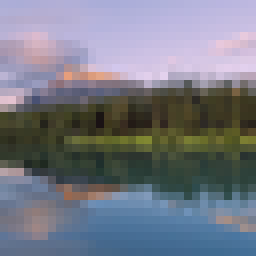
%> input picture matlab/Source pictures/Lake landscape.png, 32 x 32 px, shrunk from 512 x 512 before the run (shown 8 times larger)
$ octave auto_run.m   (GNU Octave 9; MATLAB toolbox functions it lacks are replaced by stand-ins)
%> lines starting %> are read from the running program, lines starting %| are printed output that depends on the picture
### matlab/compression.m
%Extract RGB values from the image, the output is a height X width X 3 array
    RGB = imread("Source pictures/Lake landscape.png");
%> RGB is the input picture: size 32x32x3 uint8; mean R, G, B 117.1, 120.6, 132.1
    %Each individual component is extracted
        r=double(RGB(:,:,1));
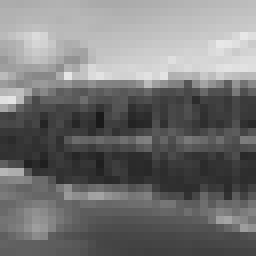
%> r: size 32x32 double (shown 8 times larger); min 26, max 231, mean 117.1
        g=double(RGB(:,:,2));
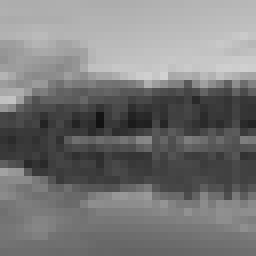
%> g: size 32x32 double (shown 8 times larger); min 18, max 209, mean 120.6
        b=double(RGB(:,:,3));
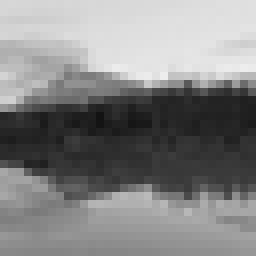
%> b: size 32x32 double (shown 8 times larger); min 19, max 237, mean 132.1
    %Extracts image's dimensions
    image_dim=size(r);
%> image_dim = [32 32]
    height=image_dim(1);
%> height = 32
    width=image_dim(2);
%> width = 32
        %matrix_writing(r,g,b,'rgb.txt');

%Obtain Y, Cb and Cr values by matrix multiplication
    %Y, Cb and Cr are defined as empty matrices
    Y =zeros(image_dim);
    Cb=zeros(image_dim);
    Cr=zeros(image_dim);
    %RGB to YCbCr conversion
    for i=1:1:height
        for j=1:1:width
            Y(i,j) =0.299*r(i,j)+0.587*g(i,j)+0.114*b(i,j);
            Cb(i,j)=-0.1687*r(i,j)-0.3313*g(i,j)+0.5*b(i,j)+128;
            Cr(i,j)=0.5*r(i,j)-0.4187*g(i,j)-0.0813*b(i,j)+128;
        end
    end
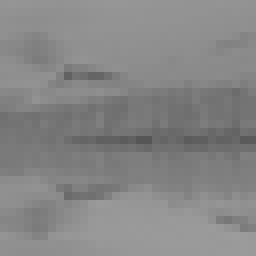
%> Cb: size 32x32 double (shown 8 times larger); min 86.18, max 156.4, mean 134.4
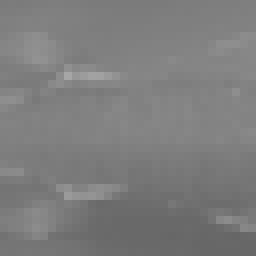
%> Cr: size 32x32 double (shown 8 times larger); min 102.6, max 166.8, mean 125.3
        %matrix_writing(Y,Cb,Cr,'rgb2ycbcr.txt');

%Chroma subsampling
%For subsampling, height must be multiple of 16 and width must be multiple of 32
    sub_mode=1; %Specify subsampling mode here, see called function; if this variable is zero, no subsampling is done
     if (sub_mode~=0)
         [Cb,Cr,hc,wc]=chromasub(Cb,Cr,sub_mode,height,width);
%> hc = 32; wc = 16
     else
         hc=height;
         wc=width;
     end

%Extract 128 to center around zero
    Y=Y-128;
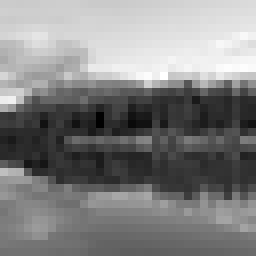
%> Y: size 32x32 double (shown 8 times larger); min -107.4, max 89.57, mean -7.2; drawn with min black and max white
    Cb=Cb-128;
    Cr=Cr-128;
        %matrix_writing(Y,Cb,Cr,'levelshift.txt');

%DCT transform
    for i=1:8:height-7
        for j=1:8:width-7
            Y(i:i+7,j:j+7)=dct_tr(Y(i:i+7,j:j+7));
        end
    end
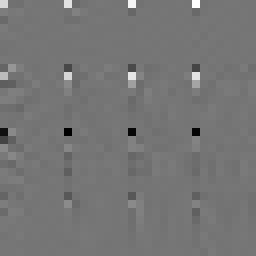
%> Y: size 32x32 double (shown 8 times larger); min -480.6, max 558.1, mean 0.1; drawn with min black and max white
    for i=1:8:(hc-7)
        for j=1:8:(wc-7)
            Cb(i:i+7,j:j+7)=dct_tr(Cb(i:i+7,j:j+7));
            Cr(i:i+7,j:j+7)=dct_tr(Cr(i:i+7,j:j+7));
        end
    end
%> this loop made 4 passes
%> i on passes 2 to 4: 9, 17, 25
        %matrix_writing(Y,Cb,Cr,'dct.txt');

%Quantization (specify a level between 1 and 100 in the numerical parameter of the following function)
    [Y, Cb, Cr, TableY, TableC]=quant(Y,Cb,Cr,50,height,width,hc,wc);
        %matrix_writing(Y,Cb,Cr,'quant.txt');

%Encoding
    bx=1;
    by=1;
    Y_prev_dc=0;
    Cb_prev_dc=0;
    Cr_prev_dc=0;
    %A string is defined for each component at each block, one for DC and
    %one for AC
    Y_code=strings(height/8,width/8);
    Cb_code=strings(hc/8,wc/8);
    Cr_code=strings(hc/8,wc/8);
    Y_dc=strings(height/8,width/8);
    Cb_dc=strings(hc/8,wc/8);
    Cr_dc=strings(hc/8,wc/8);
    %Define row and column vectors in zigzag order
    VecI=[1 1 2 3 2 1 1 2 3 4 5 4 3 2 1 1 2 3 4 5 6 7 6 5 4 3 2 1 1 2 3 4 5 6 7 8 8 7 6 5 4 3 2 3 4 5 6 7 8 8 7 6 5 4 5 6 7 8 8 7 6 7 8 8];
    VecJ=[1 2 1 1 2 3 4 3 2 1 1 2 3 4 5 6 5 4 3 2 1 1 2 3 4 5 6 7 8 7 6 5 4 3 2 1 2 3 4 5 6 7 8 8 7 6 5 4 3 4 5 6 7 8 8 7 6 5 6 7 8 8 7 8];
    for i=1:8:height-7
        for j=1:8:width-7
            %AC
            Y_code(bx,by)=encoding(Y(i:i+7,j:j+7),VecI,VecJ,'y');

            %DC code (first element of each 8x8 block) is coded
            %differentially (each cofficient is the difference between
            %current block's 1st element and previous block's 1st element)
                %Previous to 1st block is zero
            Y_dc(bx,by)=huffman_dc_y(Y_prev_dc,Y(i,j));
            Y_prev_dc=Y(i,j);
            %Writing this data to a .txt file would not be convenient, it's
            %better to view the results in Matlab workspace
            by=by+1;
            if (by>width/8)
                by=1;
            end
        end
        bx=bx+1;
    end

    bx=1;
    by=1;
    for i=1:8:hc-7
        for j=1:8:wc-7
            %AC
            Cb_code(bx,by)=encoding(Cb(i:i+7,j:j+7),VecI,VecJ,'cbcr');
            Cr_code(bx,by)=encoding(Cr(i:i+7,j:j+7),VecI,VecJ,'cbcr');

            Cb_dc(bx,by)=huffman_dc_cbcr(Cb_prev_dc,Cb(i,j));
            Cb_prev_dc=Cb(i,j);
            Cr_dc(bx,by)=huffman_dc_cbcr(Cr_prev_dc,Cr(i,j));
            Cr_prev_dc=Cr(i,j);

            by=by+1;
            if (by>wc/8)
                by=1;
            end
        end
        bx=bx+1;
    end

%File writing (specify desired compressed image file name as the last argument of this function)
    [img_code, img_data]=file_writing(Y_dc,Cb_dc,Cr_dc,Y_code,Cb_code,Cr_code,VecI,VecJ,TableY,TableC,height,width,hc,wc,sub_mode,"photo.jpeg");

% [5 lines of commented-out code are left out]

### matlab/chromasub.m
%Source: https://www.youtube.com/watch?v=kqR8wvMwc5o
function [Cb2,Cr2,hc,wc] = chromasub(Cb,Cr,mode,height,width)
  switch mode
    case 1
        %4:2:2
        hc=height;
        wc=width/2;
        Cb2=zeros(hc,wc);
        Cr2=zeros(hc,wc);
        for i=1:1:hc
           for j=1:1:wc
               Cb2(i,j)=(Cb(i,2*j-1)+Cb(i,2*j))/2;
               Cr2(i,j)=(Cr(i,2*j-1)+Cr(i,2*j))/2;
           end
        end
    case 2
        %4:2:0
        hc=height/2;
        wc=width/2;
        Cb2=zeros(hc,wc);
        Cr2=zeros(hc,wc);
        for i=1:1:hc
           for j=1:1:wc
               Cb2(i,j)=(Cb(2*i-1,2*j-1)+Cb(2*i-1,2*j)+Cb(2*i,2*j-1)+Cb(2*i,2*j))/4;
               Cr2(i,j)=(Cr(2*i-1,2*j-1)+Cr(2*i-1,2*j)+Cr(2*i,2*j-1)+Cr(2*i,2*j))/4;
           end
        end
    case 3
        %4:1:1
        hc=height;
        wc=width/4;
        Cb2=zeros(hc,wc);
        Cr2=zeros(hc,wc);
        for i=1:1:hc
            for j=1:1:wc
                Cb2(i,j)=(Cb(i,4*j-3)+Cb(i,4*j-2)+Cb(i,4*j-1)+Cb(i,4*j))/4;
                Cr2(i,j)=(Cr(i,4*j-3)+Cr(i,4*j-2)+Cr(i,4*j-1)+Cr(i,4*j))/4;
            end
        end
    otherwise
        disp('other value');
  end
end

### matlab/quant.m
function [Y, Cb, Cr, TY, TC] = quant(Y,Cb,Cr,Q,height,width,hc,wc)
%> called with Q = 50, height = 32, width = 32, hc = 32, wc = 16
    %Define standard quantization matrix (50% quality)
    TY_temp = [16 11 10 16 24 40 51 61;
               12 12 14 19 26 58 60 55;
               14 13 16 24 40 57 69 56;
               14 17 22 29 51 87 80 62;
               18 22 37 56 68 109 103 77;
               24 35 55 64 81 104 113 92;
               49 64 78 87 103 121 120 101;
               72 92 95 98 112 100 103 99];
    TC_temp = [17 18 24 47 99 99 99 99;
               18 21 26 66 99 99 99 99;
               24 26 56 99 99 99 99 99;
               47 66 99 99 99 99 99 99;
               99 99 99 99 99 99 99 99;
               99 99 99 99 99 99 99 99;
               99 99 99 99 99 99 99 99;
               99 99 99 99 99 99 99 99];
    %// Determine S
    if (Q < 50)
        S = 5000/Q;
    else
        S = 200 - 2*Q;
    end
    TY = floor((S*TY_temp + 50) / 100);
    TC = floor((S*TC_temp + 50) / 100);
    TY(TY == 0) = 1; % // Prevent divide by 0 error
    TC(TC == 0) = 1; % // Prevent divide by 0 error
    TY(TY > 255) = 255; % // Cap to 255
    TC(TC > 255) = 255; % // Cap to 255

    %Element-wise division

    for i=1:8:height-7
        for j=1:8:width-7
            Y(i:i+7,j:j+7)=round(Y(i:i+7,j:j+7)./TY);
        end
    end
    for i=1:8:hc-7
        for j=1:8:wc-7
            Cb(i:i+7,j:j+7)=round(Cb(i:i+7,j:j+7)./TC);
            Cr(i:i+7,j:j+7)=round(Cr(i:i+7,j:j+7)./TC);
        end
    end
%> `[Y, Cb, Cr, TableY, TableC]=quant(Y,Cb,Cr,50,height,width,hc,wc);`: TableY = [16 11 10 16 24 40 51 61; 12 12 14 19 26 58 60 55; 14 13 16 24 40 57 69 56; 14 17 22 29 51 87 80 62; 18 22 37 56 68 109 103 77; 24 35 55 64 81 104 113 92; 49 64 78 87 103 121 120 101; 72 92 95 98 112 100 103 99]; TableC = [17 18 24 47 99 99 99 99; 18 21 26 66 99 99 99 99; 24 26 56 99 99 99 99 99; 47 66 99 99 99 99 99 99; 99 99 99 99 99 99 99 99; 99 99 99 99 99 99 99 99; 99 99 99 99 99 99 99 99; 99 99 99 99 99 99 99 99]
%> the run ends on the next line
end

### matlab/auto_run.m

for width = 8192 : 2 : 16384
    if mod(log2(width), 1) ~= 0
        continue  % 仅保留 128, 256, 512, ..., 4096
    end

    compression

$ run again, with matlab/Source pictures/Flower landscape.jpeg saved as matlab/Source pictures/Lake landscape.png
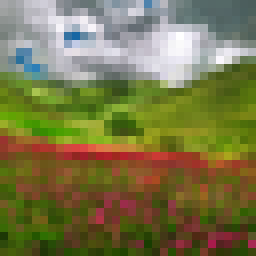
%> input picture matlab/Source pictures/Flower landscape.jpeg, 32 x 32 px, shrunk from 512 x 512 before the run (shown 8 times larger)
%> RGB is the input picture: size 32x32x3 uint8; mean R, G, B 121.4, 118.3, 72.1
%> after the loop `for i=1:1:height`:
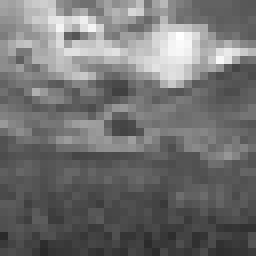
%> Y: size 32x32 double (shown 8 times larger); min 41.48, max 255, mean 114
%> `[Cb,Cr,hc,wc]=chromasub(Cb,Cr,sub_mode,height,width);`: hc = 32; wc = 16
%> after the loop `for i=1:8:height-7`:
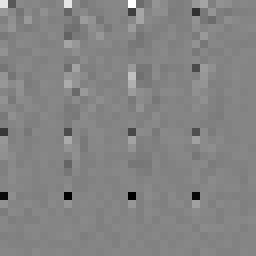
%> Y: size 32x32 double (shown 8 times larger); min -476.3, max 438.6, mean -1.3; drawn with min black and max white
%> the loop `for i=1:8:(hc-7)` made 4 passes
%> i on passes 2 to 4: 9, 17, 25
%> the loop in quant, `for i=1:8:hc-7` made 4 passes
%> TableY = [16 11 10 16 24 40 51 61; 12 12 14 19 26 58 60 55; 14 13 16 24 40 57 69 56; 14 17 22 29 51 87 80 62; 18 22 37 56 68 109 103 77; 24 35 55 64 81 104 113 92; 49 64 78 87 103 121 120 101; 72 92 95 98 112 100 103 99]; TableC = [17 18 24 47 99 99 99 99; 18 21 26 66 99 99 99 99; 24 26 56 99 99 99 99 99; 47 66 99 99 99 99 99 99; 99 99 99 99 99 99 99 99; 99 99 99 99 99 99 99 99; 99 99 99 99 99 99 99 99; 99 99 99 99 99 99 99 99]
